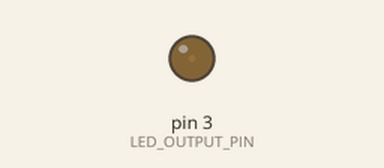
The sketch below on a simulated Arduino Uno, built with avr-gcc and run on an emulated ATmega328P. On the bench: output pins drawn as LEDs (lit = HIGH).

Above: at 0.05 s.
At 0.95 s:
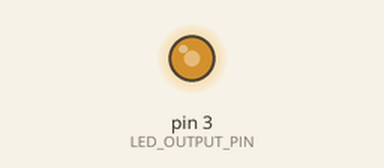
At 1.4 s:
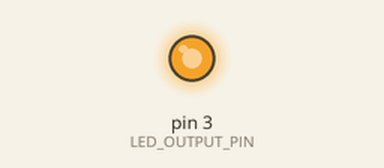
At 2.75 s:
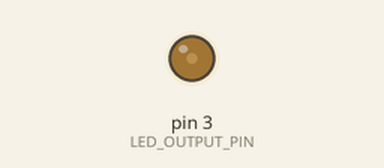
Timing chart, 0 to 7.0 s (numbered marks = the images above):
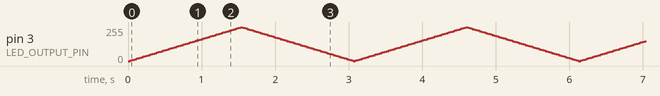

The sketch:

Fade.ino
```cpp
/*
 * This example shows how to fade an LED on pin 3 using the analogWrite() function.
 * The fade goes both directions (fades on and then fades off)
 *
 * The analogWrite() function uses PWM, so if you want to change the pin you're
 * using, be sure to use another PWM capable pin. On the Arduino Uno, the PWM pins
 * are identified with a "~" sign, like ~3, ~5, ~6, ~9, ~10 and ~11.
 *
 * By Jon Froehlich
 * http://makeabilitylab.io
 * Adapted from http://www.arduino.cc/en/Tutorial/Fade
 */

const int LED_OUTPUT_PIN = 3;

int _fadeAmount = 5;      // the amount to fade the LED by on each step
int _curBrightness = 0;   // how bright the LED is

// The setup function runs once when you press reset or power the board
void setup() {
  // set the LED pin to as an output
  pinMode(LED_OUTPUT_PIN, OUTPUT);
}

// The loop function runs over and over again forever
void loop() {

  // set the brightness of the LED pin
  analogWrite(LED_OUTPUT_PIN, _curBrightness);

  // change the brightness for next time through the loop
  _curBrightness = _curBrightness + _fadeAmount;

  // reverse the direction of the fading at the end of each fade direction
  if (_curBrightness <= 0 || _curBrightness >= 255) {
    _fadeAmount = -_fadeAmount; // reverses fade direction
  }

  // wait for 30 milliseconds to see the dimming effect
  delay(30);
}

/*
 * While correct, the following code is an inferior implementation of the fade program,
 * which is why it's commented out. I included it for educational purposes.
 *
 * Can you think of why?
 *
 * Answer: generally, we want to keep the loop() function as fast as possible
 * as it will increase the perceived responsiveness of our program. While
 * it doesn't matter in this case--because this code is so simple--generally,
 * your Arduino code will be performing read operations (e.g., digitalRead, digitalWrite).
 * If you're stuck in these long 'for loops' with lots of delays, you are going to
 * negatively impact your sampling rate of your read calls.
 */
//void loop(){
//  for(int i = 0; i <= 255; i += _fadeAmount){
//    analogWrite(LED_OUTPUT_PIN, i);
//    delay(30);
//  }
//
//  for(int i = 255; i >= 0; i -= _fadeAmount){
//    analogWrite(LED_OUTPUT_PIN, i);
//    delay(30);
//  }
//}
```
